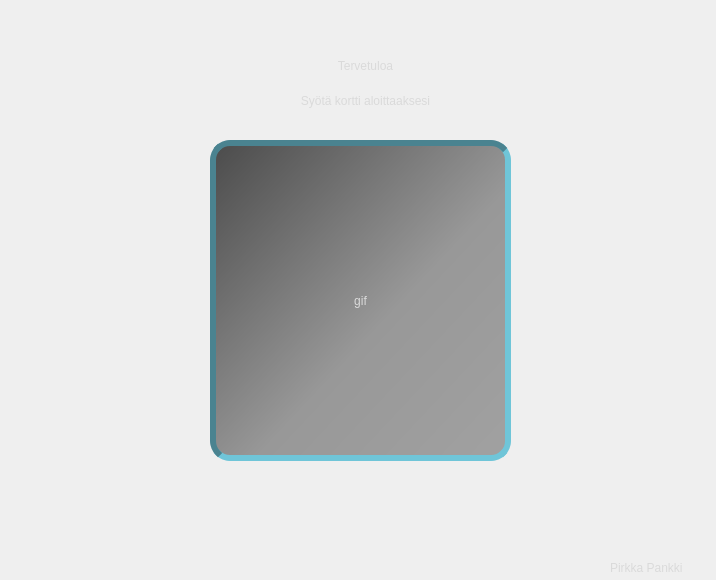
<?xml version="1.0" encoding="UTF-8"?>
<ui version="4.0">
 <class>MainWindow</class>
 <widget class="QMainWindow" name="MainWindow">
  <property name="geometry">
   <rect>
    <x>0</x>
    <y>0</y>
    <width>716</width>
    <height>580</height>
   </rect>
  </property>
  <property name="windowTitle">
   <string>MainWindow</string>
  </property>
  <property name="styleSheet">
   <string notr="true">QMainWindow {
	background-color: qlineargradient(spread:pad, x1:0, y1:0, x2:1, y2:1, stop:0 rgba(51, 51, 51, 255), stop:				0.525822 rgba(95, 95, 95, 255), stop:1 rgba(58, 58, 58, 255));
}

QLabel {	
	color: #dadada;
	font: 290 16pt &quot;Microsoft YaHei Light&quot;;
}

QLabel#label_3 {	
	background-color: qlineargradient(spread:pad, x1:0, y1:0, x2:1, y2:1, stop:0 rgba(75, 75, 75, 255), stop:0.57277 rgba(152, 152, 152, 255), stop:1 rgba(161, 161, 161, 255));
background-color: qlineargradient(spread:pad, x1:0, y1:0.431818, x2:1, y2:0.409364, stop:0.217877 rgba(43, 	43, 43, 255), stop:0.50838 rgba(64, 64, 64, 255), stop:0.938547 rgba(37, 37, 37, 255));	
	border: 6px inset #4a8390;
	border-radius: 20px;
}

QLabel#pirkkal {	
	color: #dadada;
	font: 350 10pt &quot;Leelawadee UI Semilight&quot;;
	qproperty-geometry:rect(610 550 101 35);
}
</string>
  </property>
  <widget class="QWidget" name="centralwidget">
   <widget class="QLabel" name="label">
    <property name="geometry">
     <rect>
      <x>240</x>
      <y>40</y>
      <width>251</width>
      <height>51</height>
     </rect>
    </property>
    <property name="text">
     <string>Tervetuloa</string>
    </property>
    <property name="alignment">
     <set>Qt::AlignCenter</set>
    </property>
   </widget>
   <widget class="QLabel" name="label_2">
    <property name="geometry">
     <rect>
      <x>160</x>
      <y>80</y>
      <width>411</width>
      <height>41</height>
     </rect>
    </property>
    <property name="text">
     <string>Syötä kortti aloittaaksesi</string>
    </property>
    <property name="alignment">
     <set>Qt::AlignCenter</set>
    </property>
   </widget>
   <widget class="QLabel" name="giflabel">
    <property name="geometry">
     <rect>
      <x>220</x>
      <y>140</y>
      <width>281</width>
      <height>321</height>
     </rect>
    </property>
    <property name="layoutDirection">
     <enum>Qt::LeftToRight</enum>
    </property>
    <property name="styleSheet">
     <string notr="true"/>
    </property>
    <property name="text">
     <string>gif</string>
    </property>
    <property name="alignment">
     <set>Qt::AlignCenter</set>
    </property>
   </widget>
   <widget class="QLabel" name="label_3">
    <property name="geometry">
     <rect>
      <x>210</x>
      <y>140</y>
      <width>301</width>
      <height>321</height>
     </rect>
    </property>
    <property name="text">
     <string/>
    </property>
   </widget>
   <widget class="QLabel" name="pirkkal">
    <property name="geometry">
     <rect>
      <x>610</x>
      <y>550</y>
      <width>101</width>
      <height>35</height>
     </rect>
    </property>
    <property name="text">
     <string>Pirkka Pankki</string>
    </property>
   </widget>
   <zorder>label_3</zorder>
   <zorder>label</zorder>
   <zorder>label_2</zorder>
   <zorder>giflabel</zorder>
   <zorder>pirkkal</zorder>
  </widget>
 </widget>
 <resources/>
 <connections/>
</ui>
